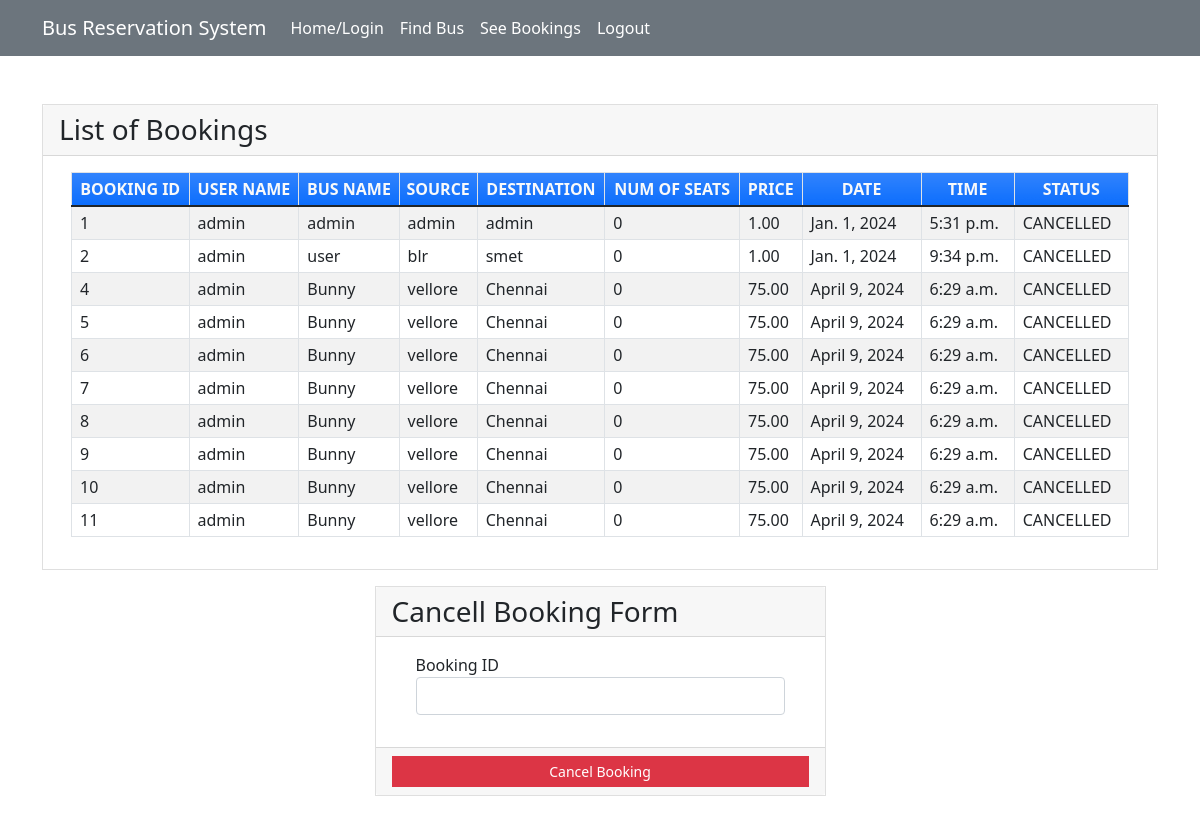
/seebookings (signed in), run on the app's committed database.
### myapp/models.py (models this page shows, shortened)
class Book(models.Model):
    BOOKED = 'B'
    CANCELLED = 'C'
    TICKET_STATUSES = ((BOOKED, 'Booked'),
                       (CANCELLED, 'Cancelled'),)
    email = models.EmailField()
    name = models.CharField(max_length=30)
    userid =models.DecimalField(decimal_places=0, max_digits=2)
    busid=models.DecimalField(decimal_places=0, max_digits=2)
    bus_name = models.CharField(max_length=30)
    source = models.CharField(max_length=30)
    dest = models.CharField(max_length=30)
    nos = models.DecimalField(decimal_places=0, max_digits=2)
    price = models.DecimalField(decimal_places=2, max_digits=6)
    date = models.DateField()
    time = models.TimeField()
    status = models.CharField(choices=TICKET_STATUSES, default=BOOKED, max_length=2)
    class Meta:
        verbose_name_plural = "List of Books"

### myapp/views.py (the view)
# urls.py: path('seebookings', views.seebookings, name="seebookings"),
@login_required(login_url='signin')
def seebookings(request,new={}):
    context = {}
    id_r = request.user.id
    book_list = Book.objects.filter(userid=id_r)
    if book_list:
        return render(request, 'myapp/booklist.html', locals())
    else:
        context["error"] = "Sorry no buses booked"
        return render(request, 'myapp/findbus.html', context)

### myapp/templates/myapp/booklist.html (shortened to what this page needs)
{% extends 'myapp/base.html' %} {% block content %}
<div class="container my-5">
    <div class="card rounded-0">
        <div class="card-header">
            <div class="card-title h3 mb-0">List of Bookings</div>
        </div>
        <div class="card-body">
            <div class="container-fluid">
                <table class="table table-bordered table-striped">
                    <thead>
                        <tr class="bg-gradient bg-primary text-light">
                            <th class="p-1 text-center">BOOKING ID</th>
                            <th class="p-1 text-center">USER NAME</th>
                            <th class="p-1 text-center">BUS NAME</th>
                            <th class="p-1 text-center">SOURCE</th>
                            <th class="p-1 text-center">DESTINATION</th>
                            <th class="p-1 text-center">NUM OF SEATS</th>
                            <th class="p-1 text-center">PRICE</th>
                            <th class="p-1 text-center">DATE</th>
                            <th class="p-1 text-center">TIME</th>
                            <th class="p-1 text-center">STATUS</th>
                        </tr>
                    </thead>
                    {% for row in book_list %}
                    <tr>
                        <td class="px-2 py-1 align-middle">{{row.id}}</td>
                        <td class="px-2 py-1 align-middle">{{row.name}}</td>
                        <td class="px-2 py-1 align-middle">{{row.bus_name}}</td>
                        <td class="px-2 py-1 align-middle">{{row.source}}</td>
                        <td class="px-2 py-1 align-middle">{{row.dest}}</td>
                        <td class="px-2 py-1 align-middle">{{row.nos}}</td>
                        <td class="px-2 py-1 align-middle">{{row.price}}</td>
                        <td class="px-2 py-1 align-middle">{{row.date}}</td>
                        <td class="px-2 py-1 align-middle">{{row.time}}</td>
                        <td class="px-2 py-1 align-middle">{{row.status}}</td>
                    </tr>
                    {% endfor %}
                </table>
            </div>
        </div>
    </div>
    <div class="row mt-3 justify-content-center">
        <div class="col-lg-5 col-md-7 col-sm-10 col-xs-12">
            <div class="card rounded-0">
                <div class="card-header">
                    <div class="card-title h3 mb-0">Cancell Booking Form</div>
                </div>
                <div class="card-body">
                    <div class="container-fluid">
                        <form action="{% url 'cancellings' %}" method="post" id="cancel-form">
                            <div class="mb-3">
                                <label for="bus_id" class="control-label">Booking ID</label>
                                <input name='bus_id' class="form-control" type="number" id="bus_id">
                            </div>
                        </form>
                    </div>
                </div>
                <div class="card-footer text-center">
                    <button class="btn btn-sm rounded-0 btn-danger w-100" form="cancel-form">Cancel Booking</button>
                </div>
            </div>
        </div>
    </div>
</div>
{% endblock %}

### myapp/templates/myapp/base.html (shortened to what this page needs)
<!DOCTYPE html>
<html lang="en">
<head>
    <link href="https://cdn.jsdelivr.net/npm/bootstrap@5.1.3/dist/css/bootstrap.min.css" rel="stylesheet">
</head>
<body>
<nav class="navbar navbar-expand-lg navbar-light bg-secondary">
    <div class="container">
        <a class="navbar-brand text-white" href="#">Bus Reservation System</a>
        <div class="collapse navbar-collapse" id="navbarNavAltMarkup">
            <div class="navbar-nav">
                <a class="nav-link active text-white" href="{% url 'home' %}">Home/Login</a>
                <a class="nav-link text-white" href="{% url 'findbus' %}">Find Bus</a>
                <a class="nav-link text-white" href="{% url 'seebookings' %}">See Bookings</a>
                {% if request.user.is_active %}
                    <a class="nav-link text-white" href="{% url 'signout' %}">Logout</a>
                {% else %}
                    <a class="nav-link text-white" href="{% url 'signup' %}">Registration</a>
                {% endif %}
            </div>
        </div>
    </div>
</nav>
{% block content %}
{% endblock %}
</body>
</html>

### myapp/templates/myapp/base.html (style rules this page uses)
body { background-image: url(https://t4.ftcdn.net/jpg/06/92/20/51/360_F_692205118_I4AHHm3HyLkyM3JmZW4EBvZxt5IOGP3l.jpg); background-repeat: no-repeat; background-size: cover; }

### data on the page
Book: id "1", name "admin", bus_name "admin", source "admin", dest "admin", nos "0", price "1.00", date "Jan. 1, 2024", time "5:31 p.m.", status "CANCELLED"
Book: id "2", name "admin", bus_name "user", source "blr", dest "smet", nos "0", price "1.00", date "Jan. 1, 2024", time "9:34 p.m.", status "CANCELLED"
Book: id "4", name "admin", bus_name "Bunny", source "vellore", dest "Chennai", nos "0", price "75.00", date "April 9, 2024", time "6:29 a.m.", status "CANCELLED"
Book: id "5", name "admin", bus_name "Bunny", source "vellore", dest "Chennai", nos "0", price "75.00", date "April 9, 2024", time "6:29 a.m.", status "CANCELLED"
Book: id "6", name "admin", bus_name "Bunny", source "vellore", dest "Chennai", nos "0", price "75.00", date "April 9, 2024", time "6:29 a.m.", status "CANCELLED"
Book: id "7", name "admin", bus_name "Bunny", source "vellore", dest "Chennai", nos "0", price "75.00", date "April 9, 2024", time "6:29 a.m.", status "CANCELLED"
Book: id "8", name "admin", bus_name "Bunny", source "vellore", dest "Chennai", nos "0", price "75.00", date "April 9, 2024", time "6:29 a.m.", status "CANCELLED"
Book: id "9", name "admin", bus_name "Bunny", source "vellore", dest "Chennai", nos "0", price "75.00", date "April 9, 2024", time "6:29 a.m.", status "CANCELLED"
Book: id "10", name "admin", bus_name "Bunny", source "vellore", dest "Chennai", nos "0", price "75.00", date "April 9, 2024", time "6:29 a.m.", status "CANCELLED"
Book: id "11", name "admin", bus_name "Bunny", source "vellore", dest "Chennai", nos "0", price "75.00", date "April 9, 2024", time "6:29 a.m.", status "CANCELLED"
